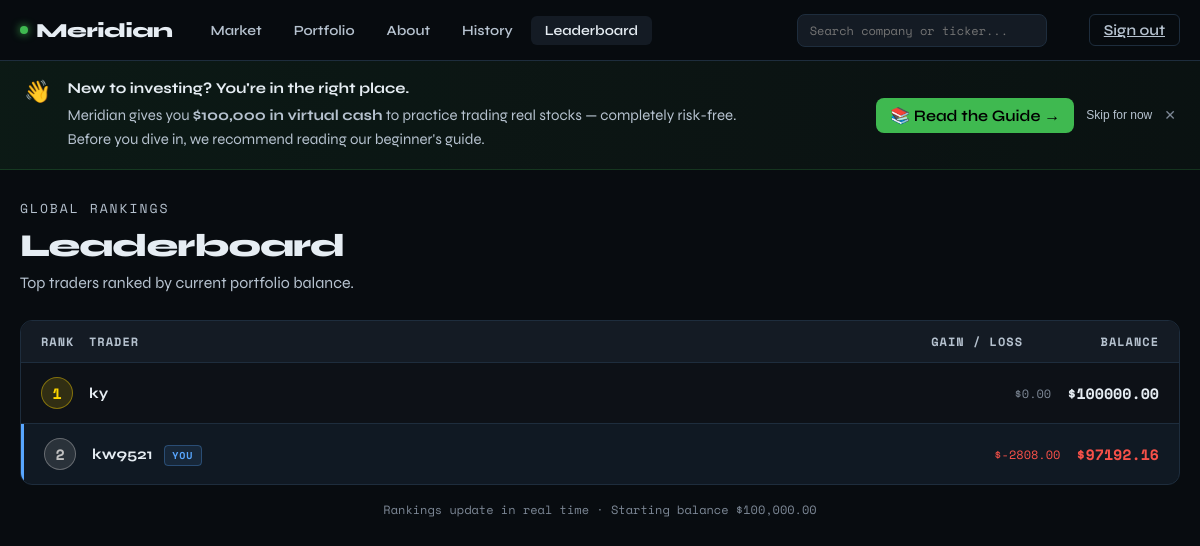
Page /leaderboard/ (signed in) on the committed database.
### leaderboard/models.py (models this page shows, shortened)
class Leaderboard(models.Model):
    profile = models.ForeignKey(Profile, on_delete=models.CASCADE, related_name='leaderboard_entries')
    score = models.DecimalField(max_digits=10, decimal_places=2)  # mirrors Profile.balance
    class Meta:
        ordering = ['-score']  # order descending

### login/models.py (models this page shows, shortened)
class Profile(models.Model):
    user = models.OneToOneField(User, on_delete=models.CASCADE)
    balance = models.FloatField(default=100000.0)

### leaderboard/views.py (the view)
# urls.py: path('', views.leaderboard_view, name='leaderboard'),
def leaderboard_view(request):
    for profile in Profile.objects.select_related('user'):
        Leaderboard.objects.update_or_create(
            profile=profile,
            defaults={'score': profile.balance}
        )
    top_entries = Leaderboard.objects.select_related('profile')[:10]
    context = {
        'top_entries': top_entries,
    }
    return render(request, 'leaderboard.html', context)

### leaderboard/templates/leaderboard.html (shortened to what this page needs)
{% extends "stocks/base.html" %}
{% block nav_leaderboard %}active{% endblock %}
{% block content %}
{% load static %}
<div class="animate-in">
  <div style="margin-bottom:28px">
    <div style="font-family:var(--font-mono);font-size:13px;color:var(--text2);text-transform:uppercase;letter-spacing:2px;margin-bottom:8px">Global Rankings</div>
    <h1 style="font-size:32px;font-weight:800;letter-spacing:-1px">Leaderboard</h1>
    <p style="color:var(--text2);margin-top:8px;font-size:16px">Top traders ranked by current portfolio balance.</p>
  </div>
  <div style="background:var(--bg2);border:1px solid var(--border);border-radius:12px;overflow:hidden">
    <div style="display:flex;align-items:center;gap:16px;padding:12px 20px;background:var(--bg3);border-bottom:1px solid var(--border)">
      <div style="width:32px;font-size:12px;font-family:var(--font-mono);color:var(--text2);text-transform:uppercase;letter-spacing:1px;font-weight:700">Rank</div>
      <div style="flex:1;font-size:12px;font-family:var(--font-mono);color:var(--text2);text-transform:uppercase;letter-spacing:1px;font-weight:700">Trader</div>
      <div style="font-size:12px;font-family:var(--font-mono);color:var(--text2);text-transform:uppercase;letter-spacing:1px;text-align:right;min-width:80px;font-weight:700">Gain / Loss</div>
      <div style="font-size:12px;font-family:var(--font-mono);color:var(--text2);text-transform:uppercase;letter-spacing:1px;text-align:right;min-width:120px;font-weight:700">Balance</div>
    </div>
    {% for entry in top_entries %}
    {% with rank=forloop.counter %}
    <div class="lb-row {% if entry.profile.user == request.user %}current-user{% endif %}">
      <div>
        {% if rank == 1 %}
          <div class="rank-badge rank-1">1</div>
        {% elif rank == 2 %}
          <div class="rank-badge rank-2">2</div>
        {% elif rank == 3 %}
          <div class="rank-badge rank-3">3</div>
        {% else %}
          <div class="rank-badge rank-other">{{ rank }}</div>
        {% endif %}
      </div>
      <div class="username">
        {{ entry.profile.user }}
        {% if entry.profile.user == request.user %}
          <span class="you-badge">You</span>
        {% endif %}
      </div>
      {% with gain=entry.score|add:"-100000" %}
      <div class="gain-col">
        {% if entry.score > 100000 %}
          <span style="color:var(--green)">+${{ gain|floatformat:2 }}</span>
        {% elif entry.score < 100000 %}
          <span style="color:var(--red)">${{ gain|floatformat:2 }}</span>
        {% else %}
          <span style="color:var(--text3)">$0.00</span>
        {% endif %}
      </div>
      {% endwith %}
      <div class="balance-col">
        {% if entry.score > 100000 %}
          <span style="color:var(--green)">${{ entry.score|floatformat:2 }}</span>
        {% elif entry.score < 100000 %}
          <span style="color:var(--red)">${{ entry.score|floatformat:2 }}</span>
        {% else %}
          <span style="color:var(--text)">${{ entry.score|floatformat:2 }}</span>
        {% endif %}
      </div>
    </div>
    {% endwith %}
    {% empty %}
    <div style="padding:60px;text-align:center;color:var(--text2)">
      <div style="font-size:36px;margin-bottom:12px">📊</div>
      <div style="font-weight:700;margin-bottom:6px">No traders yet</div>
      <div style="font-size:14px">Be the first to make a trade and claim the top spot.</div>
    </div>
    {% endfor %}
  </div>
  <div style="margin-top:16px;text-align:center;font-size:12px;color:var(--text3);font-family:var(--font-mono)">
    Rankings update in real time · Starting balance $100,000.00
  </div>
</div>
{% endblock %}

### stocks/static/base.css (style rules this page uses)
*, *::before, *::after { box-sizing: border-box; margin: 0; padding: 0; }
:root { --bg: #080c10; --bg2: #0d1117; --bg3: #141b24; --bg4: #1c2633; --border: #1e2d3d; --border2: #243447; --text: #e6edf3; --text2: #b6c2cf; --text3: #7d8896; --green: #3fb950; --green2: #238636; --green-glow: rgba(63, 185, 80, 0.15); --red: #f85149; --red2: #da3633; --red-glow: rgba(248, 81, 73, 0.15); --accent: #58a6ff; --accent2: #1f6feb; --font-mono: 'Space Mono', monospace; --font-display: 'Syne', sans-serif; }
html, body { height: 100%; background: var(--bg); color: var(--text); font-family: var(--font-display); -webkit-font-smoothing: antialiased; font-size: 16px; }
.animate-in { animation: fadeIn 0.4s ease forwards }

### leaderboard/templates/leaderboard.html (style rules this page uses)
.rank-badge { width: 32px; height: 32px; border-radius: 50%; display: inline-flex; align-items: center; justify-content: center; font-family: var(--font-mono); font-weight: 700; font-size: 15px; }
.rank-1 { background: rgba(255,215,0,0.15); color: #FFD700; border: 1px solid rgba(255,215,0,0.4); }
.rank-2 { background: rgba(192,192,192,0.15); color: #C0C0C0; border: 1px solid rgba(192,192,192,0.4); }
.lb-row { display: flex; align-items: center; gap: 16px; padding: 14px 20px; border-bottom: 1px solid var(--border); transition: background 0.15s; cursor: default; }
.lb-row:last-child { border-bottom: none; }
.lb-row.current-user { background: rgba(88,166,255,0.05); border-left: 3px solid var(--accent); }
.username { flex: 1; font-weight: 700; font-size: 15px; color: var(--text); }
.you-badge { font-size: 10px; font-family: var(--font-mono); color: var(--accent); background: rgba(88,166,255,0.1); border: 1px solid rgba(88,166,255,0.3); border-radius: 4px; padding: 2px 7px; margin-left: 8px; text-transform: uppercase; letter-spacing: 1px; }
.balance-col { font-family: var(--font-mono); font-weight: 700; font-size: 15px; text-align: right; }
.gain-col { font-family: var(--font-mono); font-size: 12px; text-align: right; min-width: 80px; }

### rows in the picture
Leaderboard: shows "1", profile.user "ky", shows "$0.00", score "100000.00"
Leaderboard: shows "2", profile.user "kw9521", shows "YOU", value "-2808.00", score "97192.16"
